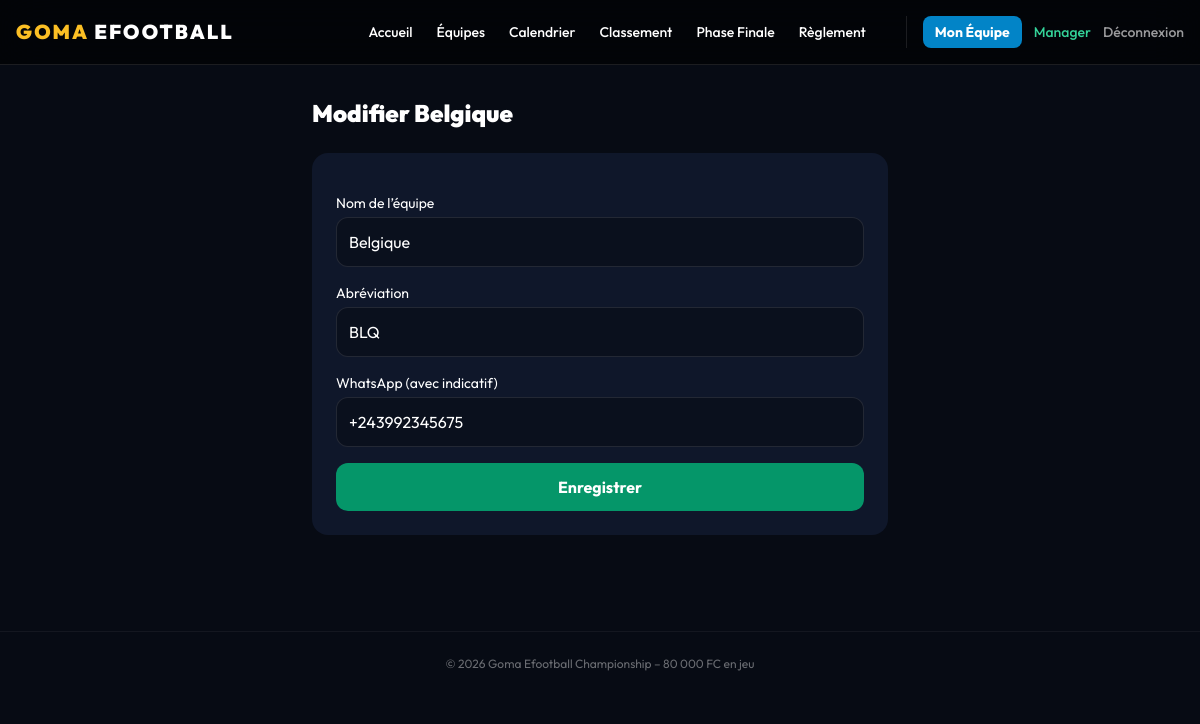
Screenshot of /manager/equipe/2/modifier/ (signed in) with the database file from the repository.
### competition/models.py (models this page shows, shortened)
class Team(models.Model):
    tournament = models.ForeignKey(Tournament, on_delete=models.CASCADE)
    group = models.ForeignKey(Group, null=True, blank=True, on_delete=models.SET_NULL)
    name = models.CharField(max_length=50, unique=True)  # Pays
    abbreviation = models.CharField(max_length=3)
    owner = models.ForeignKey(User, null=True, blank=True, on_delete=models.SET_NULL)
    owner_username = models.CharField(max_length=150, default='')
    owner_password = models.CharField(max_length=128, default='')
    whatsapp = models.CharField(max_length=20, blank=True)
    is_validated = models.BooleanField(default=False)
    points = models.IntegerField(default=0)
    goals_for = models.IntegerField(default=0)
    goals_against = models.IntegerField(default=0)

### competition/views.py (the view)
# urls.py: path('manager/equipe/<int:pk>/modifier/', views.manager_edit_team, name='manager_edit_team'),
@login_required
@user_passes_test(is_manager)
def manager_edit_team(request, pk):
    team = get_object_or_404(Team, pk=pk)
    if request.method == 'POST':
        form = TeamForm(request.POST, instance=team)
        form.fields['owner_username'].required = False
        form.fields['owner_password'].required = False
        if form.is_valid():
            form.save()
            messages.success(request, f"{team.name} modifiée")
            return redirect('manager')
    else:
        form = TeamForm(instance=team)
        form.fields['owner_username'].widget = forms.HiddenInput()
        form.fields['owner_password'].widget = forms.HiddenInput()
    return render(request, 'competition/manager/edit_team.html', {'form': form, 'team': team})

### competition/views.py (called while the page is built)
def is_manager(user):
    return user.is_staff

### templates/competition/manager/edit_team.html (shortened to what this page needs)
{% extends 'base.html' %}
{% block content %}
<div class="max-w-xl mx-auto">
  <h1 class="text-2xl font-black mb-6">Modifier {{ team.name }}</h1>
  <form method="post" class="space-y-4 bg-[#0f172a] p-6 rounded-2xl">
    {% for field in form %}
      {% if not field.is_hidden %}
        <div>
          <label class="block text-sm mb-1">{{ field.label }}</label>
          {{ field }}
        </div>
      {% endif %}
    {% endfor %}
    <button class="w-full py-3 bg-emerald-600 rounded-xl font-bold">Enregistrer</button>
  </form>
</div>
{% endblock %}

### templates/base.html (style rules this page uses)
body { font-family:Outfit,system-ui;background:#070b14;color:white }

### rows the page displays
Team: name "Belgique", form "Belgique" "BLQ" "+243992345675"

### other values shown
{{ field.label }} "Nom de l’équipe" "Abréviation" "WhatsApp (avec indicatif)"
